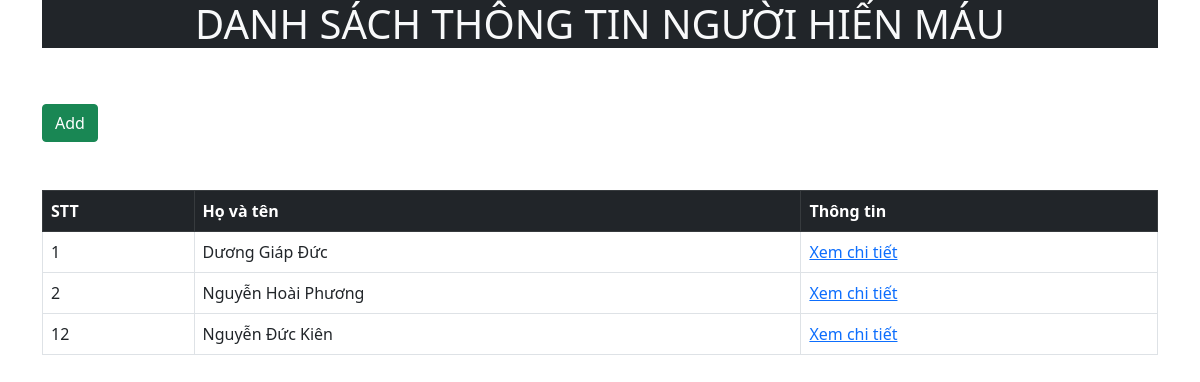
The page / on the database its author committed.
### tables this page shows
CREATE TABLE `blood_donor` (
  `bd_id` int(11) UNSIGNED NOT NULL,
  `bd_name` varchar(100) NOT NULL,
  `bd_sex` tinyint(1) NOT NULL,
  `bd_age` int(11) NOT NULL,
  `bd_bgroup` varchar(10) NOT NULL,
  `bd_reg_date` date NOT NULL DEFAULT current_timestamp(),
  `bd_phno` varchar(20) NOT NULL
);

### index.php (the view)
<?php
    include './reuse/header.php';
    include './reuse/connect.php';
?>
<div class="container">
    <h1 class="text-center bg-dark text-light">DANH SÁCH THÔNG TIN NGƯỜI HIẾN MÁU</h1>
</div>
<div class="container pt-5">
    <a href="add.php"><button type="button" class="btn btn-success">Add</button></a>
</div>
<div class="container pt-5">
    <table class="table table-bordered">
        <thead>
            <tr class="table-dark">
                <th scope="col">STT</th>
                <th scope="col">Họ và tên</th>
                <th scope="col">Thông tin</th>
            </tr>
        </thead>
        <tbody>
            <?php
                $sql = "SELECT bd_id , bd_name FROM blood_donor";
                $result = mysqli_query($conn,$sql);
                if(mysqli_num_rows($result)>0){
                    while($row=mysqli_fetch_assoc($result)){
                        echo '<tr>';
                        echo '<td>'.$row['bd_id'].'</td>';
                        echo '<td>'.$row['bd_name'].'</td>';
                        echo '<td><a href="info.php">Xem chi tiết</a></td>';
                        echo '</tr>';
                    }
                }
            ?>
        </tbody>
    </table>
</div>
<?php
    include './reuse/footer.php';
?>

### rows shown on the page
blood_donor: bd_id "1", bd_name "Dương Giáp Đức"
blood_donor: bd_id "2", bd_name "Nguyễn Hoài Phương"
blood_donor: bd_id "12", bd_name "Nguyễn Đức Kiên"
